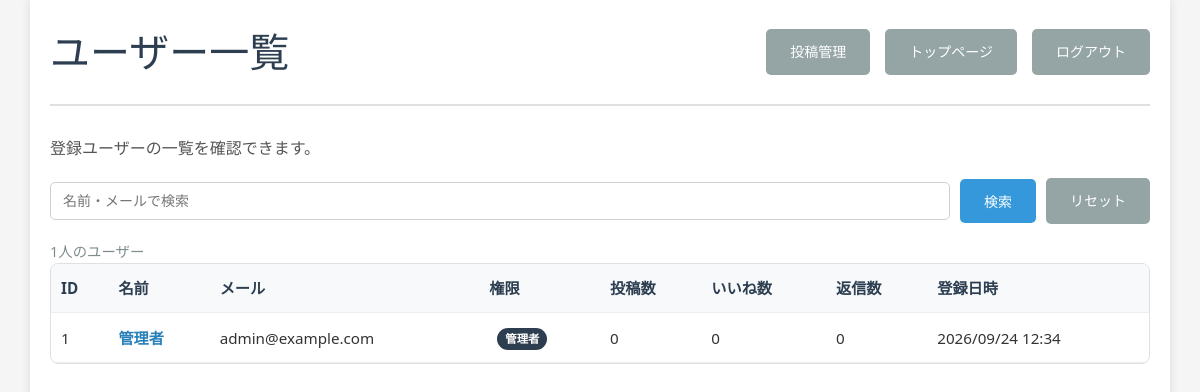
/admin_users.php (signed in), run on the app's committed database.
### tables this page shows
CREATE TABLE IF NOT EXISTS users (
    id INT AUTO_INCREMENT PRIMARY KEY,
    name VARCHAR(100) NOT NULL,
    email VARCHAR(255) NOT NULL UNIQUE,
    password VARCHAR(255) NOT NULL,
    is_admin TINYINT(1) NOT NULL DEFAULT 0,
    bio TEXT NULL,
    hobby VARCHAR(100) NULL,
    location VARCHAR(100) NULL,
    avatar VARCHAR(255) NULL,
    created_at TIMESTAMP DEFAULT CURRENT_TIMESTAMP,
    updated_at TIMESTAMP DEFAULT CURRENT_TIMESTAMP ON UPDATE CURRENT_TIMESTAMP
);

### admin_users.php (the view, shortened to what this page needs)
<?php
require_once 'config/database.php';
$keyword = trim((string)($_GET['q'] ?? ''));
$whereSql = '';
$params = [];
$stmt = $pdo->prepare(
    "SELECT
        u.id,
        u.name,
        u.email,
        u.is_admin,
        u.created_at,
        COALESCE(pc.post_count, 0) AS post_count,
        COALESCE(lc.like_count, 0) AS like_count,
        COALESCE(rc.reply_count, 0) AS reply_count
     FROM users u
     LEFT JOIN (
        SELECT user_id, COUNT(*) AS post_count FROM posts WHERE user_id IS NOT NULL GROUP BY user_id
     ) pc ON pc.user_id = u.id
     LEFT JOIN (
        SELECT user_id, COUNT(*) AS like_count FROM post_likes GROUP BY user_id
     ) lc ON lc.user_id = u.id
     LEFT JOIN (
        SELECT user_id, COUNT(*) AS reply_count FROM post_replies GROUP BY user_id
     ) rc ON rc.user_id = u.id
     $whereSql
     ORDER BY u.id ASC"
);
$stmt->execute($params);
$users = $stmt->fetchAll();
?>
<!DOCTYPE html>
<html lang="ja">
<head>
    <link rel="stylesheet" href="css/style.css?v=5">
</head>
<body>
    <div class="container">
        <header>
            <h1>ユーザー一覧</h1>
            <div class="header-actions">
                <a href="admin_posts.php" class="btn btn-secondary">投稿管理</a>
                <a href="index.php" class="btn btn-secondary">トップページ</a>
                <a href="logout.php" class="btn btn-secondary">ログアウト</a>
            </div>
        </header>
        <main>
            <p class="admin-page-intro">登録ユーザーの一覧を確認できます。</p>
            <form method="GET" class="admin-search-form">
                <input
                    type="text"
                    name="q"
                    value="<?php echo htmlspecialchars($keyword); ?>"
                    maxlength="100"
                    placeholder="名前・メールで検索"
                >
                <button type="submit" class="btn btn-primary">検索</button>
                <a href="admin_users.php" class="btn btn-secondary">リセット</a>
            </form>
            <p class="list-controls-result"><?php echo count($users); ?>人のユーザー</p>
            <?php if (empty($users)): ?>
                <div class="no-posts"><p>ユーザーがいません。</p></div>
            <?php else: ?>
                <div class="admin-table-wrap">
                    <table class="admin-table">
                        <thead>
                            <tr>
                                <th>ID</th>
                                <th>名前</th>
                                <th>メール</th>
                                <th>権限</th>
                                <th>投稿数</th>
                                <th>いいね数</th>
                                <th>返信数</th>
                                <th>登録日時</th>
                            </tr>
                        </thead>
                        <tbody>
                            <?php foreach ($users as $user): ?>
                                <tr>
                                    <td><?php echo (int)$user['id']; ?></td>
                                    <td>
                                        <a class="user-name-link" href="profile.php?id=<?php echo (int)$user['id']; ?>">
                                            <?php echo htmlspecialchars($user['name']); ?>
                                        </a>
                                    </td>
                                    <td><?php echo htmlspecialchars($user['email']); ?></td>
                                    <td>
                                        <?php if ((int)$user['is_admin'] === 1): ?>
                                            <span class="admin-badge">管理者</span>
                                        <?php else: ?>
                                            一般
                                        <?php endif; ?>
                                    </td>
                                    <td><?php echo (int)$user['post_count']; ?></td>
                                    <td><?php echo (int)$user['like_count']; ?></td>
                                    <td><?php echo (int)$user['reply_count']; ?></td>
                                    <td><?php echo date('Y/m/d H:i', strtotime($user['created_at'])); ?></td>
                                </tr>
                            <?php endforeach; ?>
                        </tbody>
                    </table>
                </div>
            <?php endif; ?>
        </main>
    </div>
</body>
</html>

### css/style.css (style rules this page uses)
* { margin: 0; padding: 0; box-sizing: border-box; }
body { font-family: 'Segoe UI', Tahoma, Geneva, Verdana, sans-serif; line-height: 1.6; color: #333; background-color: #f5f5f5; }
.container { width: 95%; max-width: 1400px; margin: 0 auto; padding: 20px; background-color: white; min-height: 100vh; box-shadow: 0 0 10px rgba(0,0,0,0.1); }
header { display: flex; justify-content: space-between; align-items: center; margin-bottom: 30px; padding-bottom: 20px; border-bottom: 2px solid #e0e0e0; }
header h1 { color: #2c3e50; font-size: 2.5em; font-weight: 300; }
.btn { display: inline-block; padding: 12px 24px; text-decoration: none; border-radius: 5px; font-weight: 500; transition: all 0.3s ease; border: none; cursor: pointer; font-size: 14px; }
.btn-primary { background-color: #3498db; color: white; }
.btn-secondary { background-color: #95a5a6; color: white; }
.list-controls-result { margin-top: 10px; color: #7f8c8d; font-size: 0.9em; }
.header-actions { display: flex; align-items: center; gap: 15px; flex-wrap: nowrap; overflow: visible; }
.header-actions .btn, .header-actions .notification-menu { flex-shrink: 0; }
.header-actions .btn { display: inline-flex; align-items: center; justify-content: center; white-space: nowrap; width: auto; min-width: 96px; }
.admin-badge { display: inline-block; margin-left: 8px; padding: 2px 8px; border-radius: 999px; font-size: 0.75em; font-weight: 700; color: #fff; background-color: #2c3e50; vertical-align: middle; }
.admin-login-note, .admin-page-intro { margin-bottom: 16px; color: #555; }
.admin-search-form { display: flex; gap: 10px; flex-wrap: wrap; align-items: center; margin-bottom: 16px; }
.admin-search-form input[type="text"] { flex: 1; min-width: 220px; padding: 10px 12px; border: 1px solid #d0d0d0; border-radius: 5px; font-size: 14px; }
.admin-table-wrap { overflow-x: auto; border: 1px solid #e0e0e0; border-radius: 8px; }
.admin-table { width: 100%; border-collapse: collapse; font-size: 0.95em; }
.admin-table th, .admin-table td { padding: 12px 10px; border-bottom: 1px solid #eee; text-align: left; vertical-align: middle; }
.admin-table th { background-color: #f7f9fb; color: #2c3e50; font-weight: 600; white-space: nowrap; }
.user-name-link { color: #2980b9; text-decoration: none; font-weight: 600; }

### data on the page
users: id "1", name "管理者", email "admin@example.com", is_admin "管理者", post_count "0", like_count "0", reply_count "0", created_at "2026/09/24 12:34"

### other printed values
count($users) "1"
